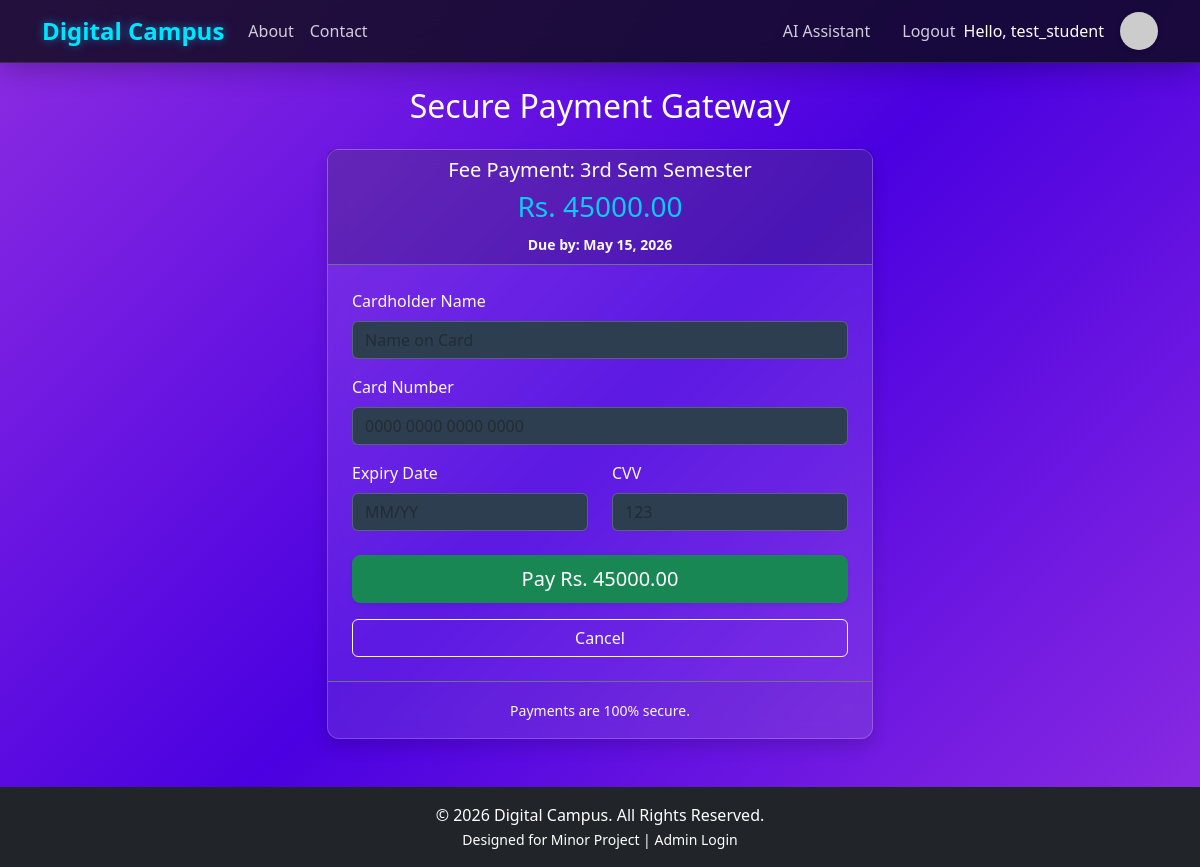
Screenshot of /fees/pay/4/ (signed in) with the database file from the repository.
### core/models.py (models this page shows, shortened)
class User(AbstractUser):
    ROLE_CHOICES = (
        ('student', 'Student'),
        ('teacher', 'Teacher'),
        ('admin', 'Admin'),
        ('driver', 'Driver'),
    )
    role = models.CharField(max_length=10, choices=ROLE_CHOICES, default='student')
    profile_pic = models.ImageField(upload_to='profile_pics/', blank=True, null=True)
    def is_student(self):
        return self.role == 'student'
    @property
    def display_name(self):
        full_name = f"{self.first_name} {self.last_name}".strip()
        return full_name if full_name else self.username

class Fee(models.Model):
    STATUS_CHOICES = (
        ('Paid', 'Paid'),
        ('Pending', 'Pending'),
    )
    student = models.ForeignKey(Student, on_delete=models.CASCADE)
    amount = models.DecimalField(max_digits=10, decimal_places=2)
    due_date = models.DateField()
    status = models.CharField(max_length=20, choices=STATUS_CHOICES, default='Pending')
    semester = models.CharField(max_length=20)

### core/views.py (the view)
# urls.py: path('fees/pay/<int:fee_id>/', views.pay_fee, name='pay_fee'),
@login_required
def pay_fee(request, fee_id):
    if not request.user.is_student():
        return redirect('home')
    fee = get_object_or_404(Fee, id=fee_id, student=request.user.student)
    if fee.status == 'Paid':
        messages.info(request, 'This fee is already paid.')
        return redirect('fee_status')
    if request.method == 'POST':
        fee.status = 'Paid'
        fee.save()
        messages.success(request, 'Payment successful! Fee marked as Paid.')
        return redirect('fee_status')
    return render(request, 'core/pay_fee.html', {'fee': fee})

### templates/core/pay_fee.html (shortened to what this page needs)
{% extends 'base.html' %}
{% block content %}
<div class="row justify-content-center">
    <div class="col-md-6 mt-4">
        <h2 class="mb-4 text-center">Secure Payment Gateway</h2>
        <div class="card shadow"
            style="background: rgba(255, 255, 255, 0.1); backdrop-filter: blur(10px); border: 1px solid rgba(255, 255, 255, 0.2); border-radius: 12px;">
            <div class="card-header border-bottom border-secondary text-center">
                <h5>Fee Payment: {{ fee.semester }} Semester</h5>
                <h3 class="text-info mt-2">Rs. {{ fee.amount }}</h3>
                <small class="text-light">Due by: {{ fee.due_date|date:"F d, Y" }}</small>
            </div>
            <div class="card-body p-4">
                <form method="post" id="paymentForm">
                    <div class="mb-3">
                        <label class="form-label text-light">Cardholder Name</label>
                        <input type="text" class="form-control" placeholder="Name on Card" required>
                    </div>
                    <div class="mb-3">
                        <label class="form-label text-light">Card Number</label>
                        <input type="text" class="form-control" placeholder="0000 0000 0000 0000" maxlength="19" required>
                    </div>
                    <div class="row mb-4">
                        <div class="col-6">
                            <label class="form-label text-light">Expiry Date</label>
                            <input type="text" class="form-control" placeholder="MM/YY" maxlength="5" required>
                        </div>
                        <div class="col-6">
                            <label class="form-label text-light">CVV</label>
                            <input type="password" class="form-control" placeholder="123" maxlength="3" required>
                        </div>
                    </div>
                    <div class="d-grid mt-4">
                        <button type="submit" class="btn btn-success btn-lg shadow-sm" id="payBtn">
                             Pay Rs. {{ fee.amount }}
                        </button>
                        <a href="{% url 'fee_status' %}" class="btn btn-outline-light mt-3">Cancel</a>
                    </div>
                </form>
            </div>
            <div class="card-footer border-top border-secondary text-center p-3">
                <small class="text-light"> Payments are 100% secure.</small>
            </div>
        </div>
    </div>
</div>
{% endblock %}

### templates/includes/navbar.html (shortened to what this page needs)
<nav class="navbar navbar-expand-lg navbar-dark bg-dark">
    <div class="container">
        <div class="d-flex align-items-center">
            <a class="navbar-brand fw-bold mb-0" href="{% url 'home' %}">Digital Campus</a>
        </div>
        {% if user.is_authenticated %}
        <div class="d-flex align-items-center ms-auto order-lg-last">
            <a href="{% url 'user_profile' %}" class="text-decoration-none d-flex align-items-center">
                <span class="text-white d-none d-lg-block me-3 fw-medium">Hello, {{ user.display_name }}</span>
                {% if user.profile_pic %}
                    <img src="{{ user.profile_pic.url }}" alt="Profile" style="width: 38px; height: 38px; border-radius: 50%; object-fit: cover; border: 2px solid rgba(255,255,255,0.2);">
                {% else %}
                    <img src="https://ui-avatars.com/api/?name={{ user.display_name }}&background=6366f1&color=fff&size=38&font-size=0.5" alt="Profile" style="width: 38px; height: 38px; border-radius: 50%; box-shadow: 0 2px 5px rgba(0,0,0,0.2);">
                {% endif %}
            </a>
        </div>
        {% endif %}
        <div class="collapse navbar-collapse order-lg-2" id="navbarNav">
            <ul class="navbar-nav me-auto">
                <li class="nav-item">
                    <a class="nav-link" href="{% url 'about' %}">About</a>
                </li>
                <li class="nav-item">
                    <a class="nav-link" href="{% url 'contact' %}">Contact</a>
                </li>
            </ul>
            <ul class="navbar-nav ms-auto">
                {% if user.is_authenticated %}
                <li class="nav-item me-lg-3">
                    <a class="nav-link text-white" href="{% url 'chatbot' %}">AI Assistant</a>
                </li>
                <li class="nav-item">
                    <a class="nav-link text-white" href="{% url 'logout' %}">Logout</a>
                </li>
                {% endif %}
            </ul>
        </div>
    </div>
</nav>

### static/css/style.css (style rules this page uses)
:root { --primary-color: #00e5ff; --secondary-color: #2979ff; --accent-color: #ff4081; --bg-gradient-start: #8e2de2; --bg-gradient-mid: #4a00e0; --bg-gradient-end: #8e2de2; --glass-bg: rgba(20, 20, 35, 0.6); --glass-border: rgba(255, 255, 255, 0.25); --text-color: #ffffff; --card-hover-bg: rgba(45, 45, 79, 0.8); }
body { background: linear-gradient(135deg, var(--bg-gradient-start), var(--bg-gradient-mid), var(--bg-gradient-end)); min-height: 100vh; font-family: 'Segoe UI', Tahoma, Geneva, Verdana, sans-serif; color: var(--text-color); background-attachment: fixed; }
.card { background: var(--glass-bg); border: 1px solid var(--glass-border); backdrop-filter: blur(10px); -webkit-backdrop-filter: blur(10px); border-radius: 16px; box-shadow: 0 4px 30px rgba(0, 0, 0, 0.3); color: #fff; transition: transform 0.3s ease, box-shadow 0.3s ease, background 0.3s; }
.card-header { background: rgba(0, 0, 0, 0.2) !important; border-bottom: 1px solid var(--glass-border); font-weight: 600; color: #fff; }
.navbar { background: rgba(10, 10, 20, 0.8) !important; backdrop-filter: blur(20px); -webkit-backdrop-filter: blur(20px); border-bottom: 1px solid rgba(255, 255, 255, 0.1); box-shadow: 0 4px 30px rgba(0, 0, 0, 0.3); }
.navbar-brand { color: var(--primary-color) !important; font-weight: 700; font-size: 1.5rem; text-shadow: 0 0 10px rgba(0, 210, 255, 0.5); }
.nav-link { color: rgba(255, 255, 255, 0.8) !important; transition: color 0.3s; }
.form-control, .form-select { background: #2c3e50 !important; border: 1px solid rgba(255, 255, 255, 0.2); color: #fff !important; }
a { color: var(--primary-color); text-decoration: none; }

### rows the page displays
User: display_name "test_student"
Fee: semester "3rd Sem", amount "45000.00", due_date "May 15, 2026"
